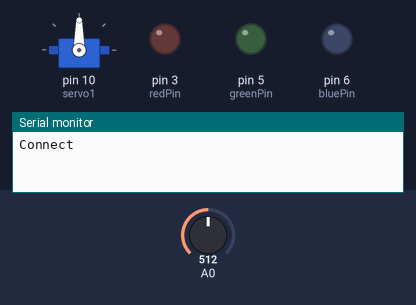
A sketch run on a simulated Arduino Uno, built with avr-gcc and run on an emulated ATmega328P. On the bench: servo, output pins drawn as LEDs (lit = HIGH), the last lines printed to the serial monitor. The test bench sets the inputs (shaded band); at power-on: A0 = 512.

Above: at 0.1 s.
At 7.1 s:
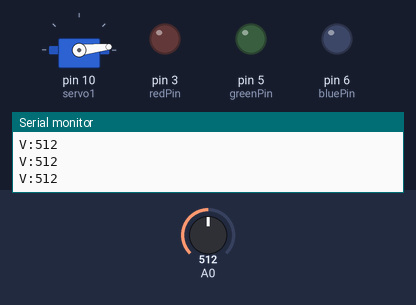
At 19.1 s:
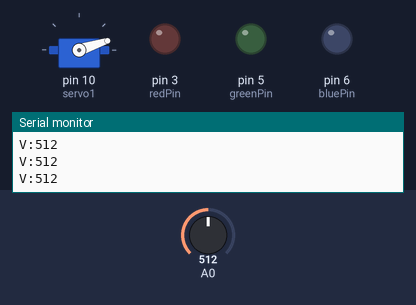
At 39.1 s:
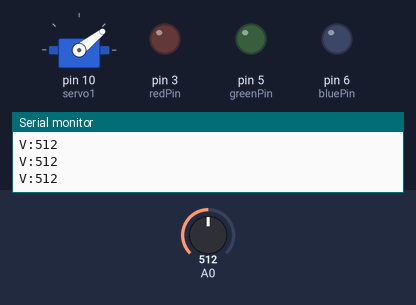
Timing chart, 0 to 40.0 s (numbered marks = the images above):
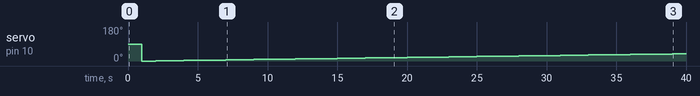

Measured:
- by itself, servo on pin 10 (servo1): 90° → 0° at 1.0 s, → 1° 1.0 s later, → 2° 1.0 s later, → 3° 1.0 s later, … (39 changes in this stretch)

The sketch:

serialreadwrite.ino
```cpp
/*
  Reading and writing to a serial ASCII-encoded string.


  created: 21 May 2018
  author: Paul Tonning

  This code is in the public domain.
*/

#include <Servo.h>

// pins for the LEDs:
const int BUFFER_LENGTH = 1200;
const int BAUD_RATE = 9600;
const int MAXPINS = 15;
int interval[MAXPINS];
int A[MAXPINS];
const int redPin = 3;
const int greenPin = 5;
const int bluePin = 6;
const int servo1 = 10;
char serialbuffer[BUFFER_LENGTH];
Servo myservo;  // create servo object to control a servo
// twelve servo objects can be created on most boards

int pos = 0;    // variable to store the servo position
unsigned long previousMillis = 0;
unsigned long previousTempMillis = 0;
float temp;
const int sweep = 250;

void setup() {
  for(int i=0;i<MAXPINS;i++){
    A[i] = i;
  }
  interval[0] = 1000;
  interval[1] = 1000;
  // initialize serial:
  Serial.begin(BAUD_RATE);
  // make the pins outputs:
  pinMode(redPin, OUTPUT);
  pinMode(greenPin, OUTPUT);
  pinMode(bluePin, OUTPUT);
  pinMode(A[0],INPUT);
  myservo.attach(servo1);
  Serial.println("Connect");

}

void loop() {
  unsigned long currentMillis = millis();

  if(Serial.available() > 0)
  {
      size_t s_length = Serial.readBytesUntil('\n',serialbuffer,BUFFER_LENGTH);
      if(s_length)
      {
          char* separator = strchr(serialbuffer, ':');
          if(separator != 0)
          {
            *separator = 0;
            int pin = atoi(serialbuffer);
            ++separator;
            int value =  constrain(atoi(separator), 0, 255);

            analogWrite(pin, value);
          }

          for(int i=0;i<s_length;i++)
            serialbuffer[i] = '\0';

      }
  }

  if (currentMillis - previousMillis >= interval[0]) {
    // save the last time you blinked the LED
    previousMillis = currentMillis;
    if(pos<=sweep) {
      myservo.write(pos);
      pos++;
    }
    else {
      pos = 0;
      myservo.write(0);
    }
  }
  if (currentMillis - previousTempMillis >= interval[1]) {
    /*
     * We can get value magic number 0.48828125 from following expression:
        (SUPPLY_VOLTAGE x 1000 / 1024) / 10 where SUPPLY_VOLTAGE is 5.0V (the voltage used to power LM35)
        1024 is 2^10, value where the analog value can be represented by ATmega (cmiiw) or the maximum value it can be represented is 1023. The actual voltage obtained by VOLTAGE_GET / 1024.
        1000 is used to change the unit from V to mV
        10 is constant. Each 10 mV is directly proportional to 1 Celsius.
        By doing simple math: (5.0 * 1000 / 1024) / 10 = 0.48828125
     */
    // save the last time you blinked the LED
    previousTempMillis = currentMillis;
    Serial.print("V:");
    Serial.print(analogRead(A[0]));
    Serial.println();
  }


}
```
